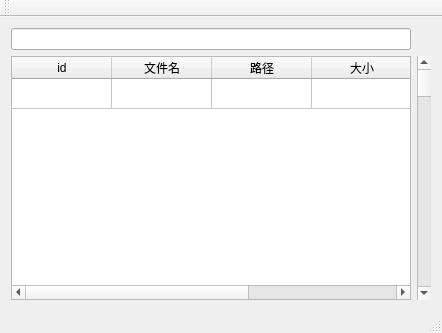
<?xml version="1.0" encoding="UTF-8"?>
<ui version="4.0">
 <class>MainWindow</class>
 <widget class="QMainWindow" name="MainWindow">
  <property name="geometry">
   <rect>
    <x>0</x>
    <y>0</y>
    <width>442</width>
    <height>333</height>
   </rect>
  </property>
  <property name="windowTitle">
   <string>MainWindow</string>
  </property>
  <widget class="QWidget" name="centralWidget">
   <layout class="QGridLayout" name="gridLayout_2">
    <item row="0" column="0">
     <layout class="QGridLayout" name="gridLayout">
      <item row="1" column="0">
       <widget class="QTableWidget" name="tableWidget">
        <property name="verticalScrollBarPolicy">
         <enum>Qt::ScrollBarAlwaysOff</enum>
        </property>
        <property name="sortingEnabled">
         <bool>true</bool>
        </property>
        <attribute name="horizontalHeaderVisible">
         <bool>true</bool>
        </attribute>
        <attribute name="horizontalHeaderHighlightSections">
         <bool>true</bool>
        </attribute>
        <attribute name="horizontalHeaderShowSortIndicator" stdset="0">
         <bool>true</bool>
        </attribute>
        <attribute name="verticalHeaderVisible">
         <bool>false</bool>
        </attribute>
        <row>
         <property name="text">
          <string>1</string>
         </property>
        </row>
        <column>
         <property name="text">
          <string>id</string>
         </property>
        </column>
        <column>
         <property name="text">
          <string>文件名</string>
         </property>
        </column>
        <column>
         <property name="text">
          <string>路径</string>
         </property>
        </column>
        <column>
         <property name="text">
          <string>大小</string>
         </property>
        </column>
        <column>
         <property name="text">
          <string>修改时间</string>
         </property>
        </column>
       </widget>
      </item>
      <item row="0" column="0">
       <widget class="QLineEdit" name="lineEdit"/>
      </item>
      <item row="1" column="1">
       <widget class="QScrollBar" name="verticalScrollBar">
        <property name="orientation">
         <enum>Qt::Vertical</enum>
        </property>
       </widget>
      </item>
     </layout>
    </item>
   </layout>
  </widget>
  <widget class="QMenuBar" name="menuBar">
   <property name="geometry">
    <rect>
     <x>0</x>
     <y>0</y>
     <width>442</width>
     <height>23</height>
    </rect>
   </property>
  </widget>
  <widget class="QToolBar" name="mainToolBar">
   <attribute name="toolBarArea">
    <enum>TopToolBarArea</enum>
   </attribute>
   <attribute name="toolBarBreak">
    <bool>false</bool>
   </attribute>
  </widget>
  <widget class="QStatusBar" name="statusBar"/>
 </widget>
 <layoutdefault spacing="6" margin="11"/>
 <resources/>
 <connections/>
</ui>
